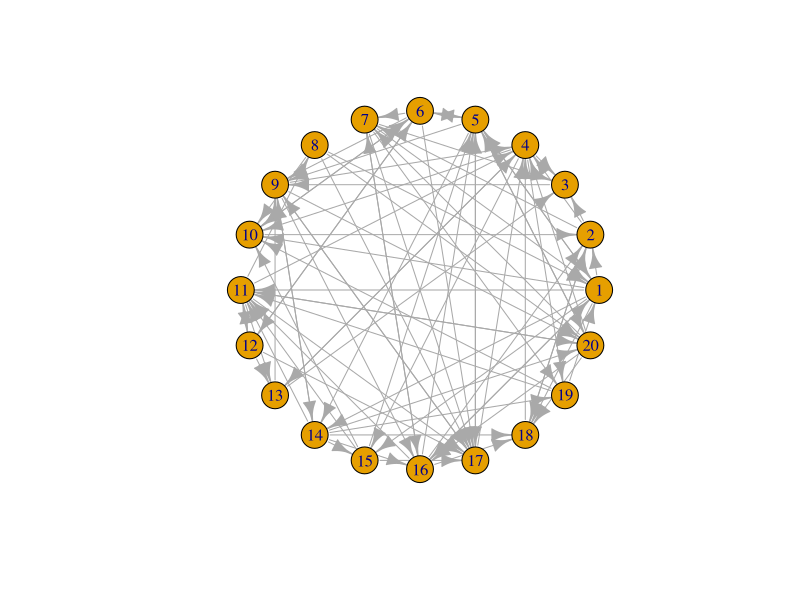
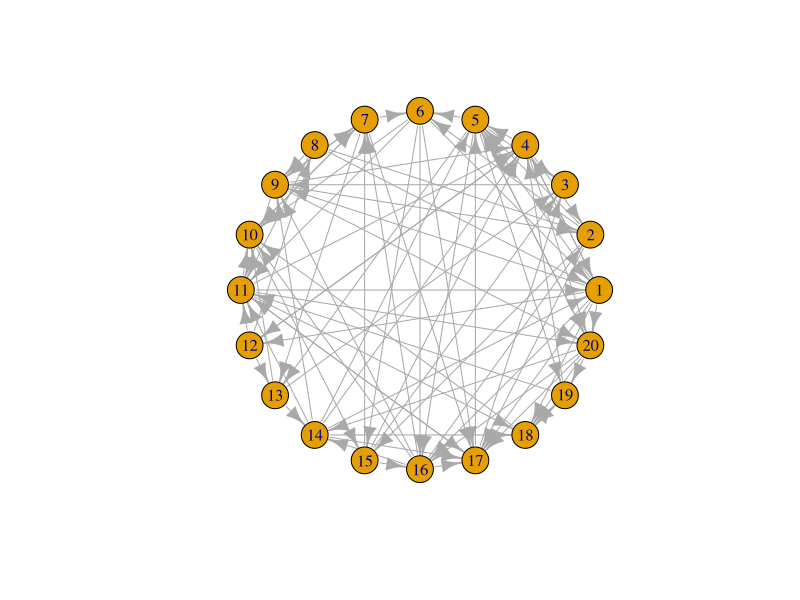
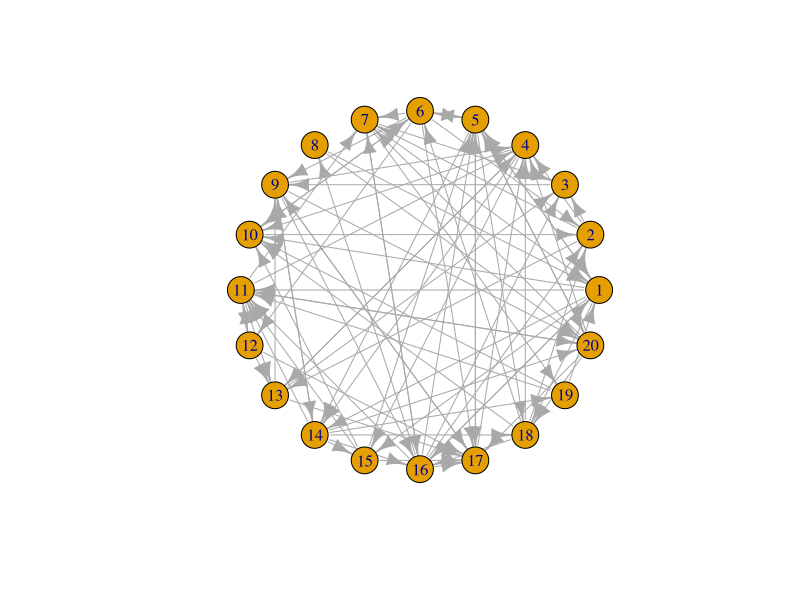

Write the R code that produced these figures, in order. (Note: this script raises an error after producing the figures.)
library(igraph)
library(ggplot2)

set.seed(0)

rand_vec01 <- rbinom(400, 1, .25)
A <- matrix(rand_vec01, nrow = 20)
diag(A) <- 0

g <- graph_from_adjacency_matrix(A, mode = "directed")

coords <- layout_in_circle(g)

plot(g, layout = coords)

g_rewire_keepdeg <- g %>% rewire(keeping_degseq(niter = vcount(g) * 10))
g_rewire_er <- g %>% rewire(each_edge(.1))

plot(g_rewire_keepdeg, layout = coords)
plot(g_rewire_er, layout = coords)

A_rewire_keepdeg <- as.matrix(as_adjacency_matrix(g_rewire_keepdeg))
A_rewire_er <- as.matrix(as_adjacency_matrix(g_rewire_er))


tibble(deg_in = colSums(A), deg_out = rowSums(A), node = 1:20) %>%
  ggplot(mapping = aes(x=deg_in, y=deg_out, label=node)) +
  geom_text() +
  ggtitle("Original graph degree dist") +
  theme(plot.title = element_text(hjust = .5)) +
  scale_x_continuous(limits = c(0, 20), breaks = 0:10 * 2) +
  scale_y_continuous(limits = c(0, 20), breaks = 0:10 * 2)

tibble(deg_in = colSums(A_rewire_keepdeg), deg_out = rowSums(A_rewire_keepdeg), node = 1:20) %>%
  ggplot(mapping = aes(x=deg_in, y=deg_out, label=node)) +
  geom_text() +
  ggtitle("Degree-Preserving Rewired graph degree dist") +
  theme(plot.title = element_text(hjust = .5)) +
  scale_x_continuous(limits = c(0, 20), breaks = 0:10 * 2) +
  scale_y_continuous(limits = c(0, 20), breaks = 0:10 * 2)

tibble(deg_in = colSums(A_rewire_er), deg_out = rowSums(A_rewire_er), node = 1:20) %>%
  ggplot(mapping = aes(x=deg_in, y=deg_out, label=node)) +
  geom_text() +
  ggtitle("ER-Rewired graph degree dist") +
  theme(plot.title = element_text(hjust = .5)) +
  scale_x_continuous(limits = c(0, 20), breaks = 0:10 * 2) +
  scale_y_continuous(limits = c(0, 20), breaks = 0:10 * 2)